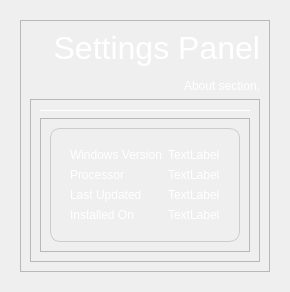
                  <widget class="QWidget" name="settingsPage">
                   <layout class="QGridLayout" name="gridLayout_24">
                    <item row="0" column="0">
                     <widget class="QStackedWidget" name="stackedSettings">
                      <property name="currentIndex">
                       <number>0</number>
                      </property>
                      <widget class="QWidget" name="settingsHome">
                       <layout class="QGridLayout" name="gridLayout_25">
                        <item row="0" column="0">
                         <widget class="QFrame" name="frame_18">
                          <property name="frameShape">
                           <enum>QFrame::StyledPanel</enum>
                          </property>
                          <property name="frameShadow">
                           <enum>QFrame::Raised</enum>
                          </property>
                          <layout class="QGridLayout" name="gridLayout_26">
                           <item row="1" column="0">
                            <widget class="QFrame" name="frame_19">
                             <property name="styleSheet">
                              <string notr="true">color: #fff;</string>
                             </property>
                             <property name="frameShape">
                              <enum>QFrame::StyledPanel</enum>
                             </property>
                             <property name="frameShadow">
                              <enum>QFrame::Raised</enum>
                             </property>
                             <layout class="QGridLayout" name="gridLayout_27">
                              <item row="0" column="0">
                               <widget class="Line" name="line">
                                <property name="frameShadow">
                                 <enum>QFrame::Plain</enum>
                                </property>
                                <property name="orientation">
                                 <enum>Qt::Horizontal</enum>
                                </property>
                               </widget>
                              </item>
                              <item row="1" column="0">
                               <widget class="QFrame" name="frame_55">
                                <property name="frameShape">
                                 <enum>QFrame::StyledPanel</enum>
                                </property>
                                <property name="frameShadow">
                                 <enum>QFrame::Raised</enum>
                                </property>
                                <layout class="QGridLayout" name="gridLayout_59">
                                 <item row="0" column="0">
                                  <widget class="QFrame" name="AboutSection">
                                   <property name="maximumSize">
                                    <size>
                                     <width>16777215</width>
                                     <height>171</height>
                                    </size>
                                   </property>
                                   <property name="styleSheet">
                                    <string notr="true">#AboutSection{
	padding: 10px;
	border: 1px solid #ccc;
	border-radius: 10px;
}</string>
                                   </property>
                                   <layout class="QHBoxLayout" name="horizontalLayout_15">
                                    <item>
                                     <layout class="QVBoxLayout" name="verticalLayout_17">
                                      <item>
                                       <widget class="QLabel" name="label_10">
                                        <property name="text">
                                         <string>Windows Version</string>
                                        </property>
                                       </widget>
                                      </item>
                                      <item>
                                       <widget class="QLabel" name="label_13">
                                        <property name="text">
                                         <string>Processor</string>
                                        </property>
                                       </widget>
                                      </item>
                                      <item>
                                       <widget class="QLabel" name="label_17">
                                        <property name="text">
                                         <string>Last Updated</string>
                                        </property>
                                       </widget>
                                      </item>
                                      <item>
                                       <widget class="QLabel" name="label_21">
                                        <property name="text">
                                         <string>Installed On</string>
                                        </property>
                                       </widget>
                                      </item>
                                     </layout>
                                    </item>
                                    <item>
                                     <layout class="QVBoxLayout" name="verticalLayout_18">
                                      <item>
                                       <widget class="QLabel" name="deviceName">
                                        <property name="text">
                                         <string>TextLabel</string>
                                        </property>
                                       </widget>
                                      </item>
                                      <item>
                                       <widget class="QLabel" name="softwareVersion">
                                        <property name="text">
                                         <string>TextLabel</string>
                                        </property>
                                       </widget>
                                      </item>
                                      <item>
                                       <widget class="QLabel" name="lastUpdateDate">
                                        <property name="text">
                                         <string>TextLabel</string>
                                        </property>
                                       </widget>
                                      </item>
                                      <item>
                                       <widget class="QLabel" name="installationDate">
                                        <property name="text">
                                         <string>TextLabel</string>
                                        </property>
                                       </widget>
                                      </item>
                                     </layout>
                                    </item>
                                   </layout>
                                  </widget>
                                 </item>
                                </layout>
                               </widget>
                              </item>
                             </layout>
                            </widget>
                           </item>
                           <item row="0" column="0">
                            <widget class="QLabel" name="label_4">
                             <property name="maximumSize">
                              <size>
                               <width>16777215</width>
                               <height>141</height>
                              </size>
                             </property>
                             <property name="styleSheet">
                              <string notr="true">color: #fff;</string>
                             </property>
                             <property name="text">
                              <string>&lt;html&gt;&lt;head/&gt;&lt;body&gt;&lt;p align=&quot;right&quot;&gt;&lt;span style=&quot; font-size:24pt;&quot;&gt;Settings Panel&lt;/span&gt;&lt;/p&gt;&lt;p align=&quot;right&quot;&gt;&lt;span style=&quot; font-size:9pt;&quot;&gt;About section.&lt;/span&gt;&lt;/p&gt;&lt;/body&gt;&lt;/html&gt;</string>
                             </property>
                            </widget>
                           </item>
                          </layout>
                         </widget>
                        </item>
                       </layout>
                      </widget>
                      <widget class="QWidget" name="databaseConnection"/>
                      <widget class="QWidget" name="dataSynchronization"/>
                      <widget class="QWidget" name="dateAndTimeFormats"/>
                      <widget class="QWidget" name="updates"/>
                     </widget>
                    </item>
                   </layout>
                  </widget>
